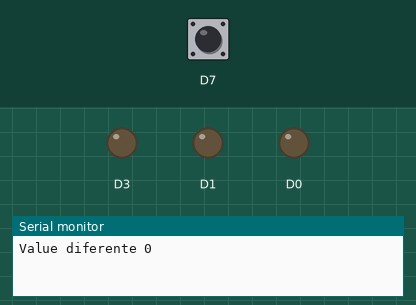
Recording of a sketch running on a simulated ESP8266 (NodeMCU). Parts: output pins drawn as LEDs (lit = HIGH), the last lines printed to the serial monitor. Inputs (shaded band) come from the test bench; at power-on: D7 HIGH. WiFi joins after 1.5 s; servers stay silent unless stated; EEPROM starts erased.

Above: at 0.1 s.
At 4.8 s:
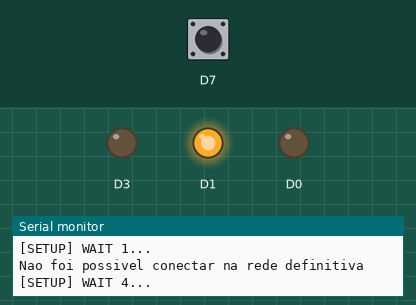
At 39.83 s:
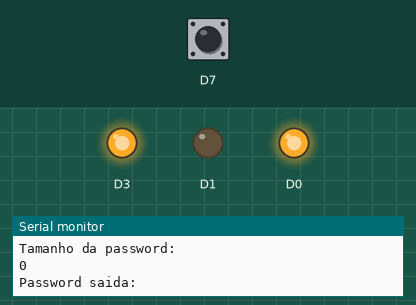
Timing chart, 0 to 40.0 s (numbered marks = the images above):
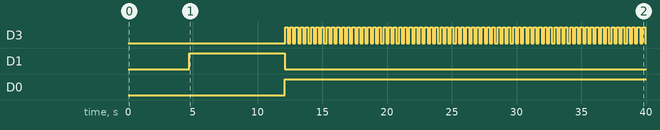

Measured:
- by itself, D3: LOW → HIGH at 12.1 s, → LOW 0.20 s later, → HIGH 0.20 s later, → LOW 0.20 s later, … (140 changes in this stretch)
- by itself, D1: LOW → HIGH at 4.7 s, → LOW 7.4 s later
- by itself, D0: LOW → HIGH at 12.1 s

The sketch:

HttpClient.ino
```cpp
#include <Arduino.h>
#include <string.h>

#include <ESP8266WiFi.h>
//#include <ESP8266WiFiMulti.h>
#include <ESP8266HTTPClient.h>
//#define USE_SERIAL Serial
#include <WiFiClient.h>
#include <EEPROM.h>
#include <ArduinoJson.h>
WiFiClient client;
//ESP8266WiFiMulti WiFiMulti;

//-------------------------------------------------------------------------------------------------------------------------
const char *ssid_new;
const char *password_new;
const char *ssid      = "REP MIXTO QUENTE";              //SSID inicialmente com rede padrão
const char *password  = "advinha32";                     //Password inicialmente com rede padrão
int port = 80;
String serverAddress_http = "http://10.0.0.112";        //Endereço do servidor pelo protocolo HTTP
int set_command = 1;


//-------------------------------------------------------------------------------------------------------------------------
void logica()   //Desenvolver a logica necessária para a aplicação
{
  digitalWrite(D3, HIGH);
  delay(200);
  digitalWrite(D3, LOW);
  delay(200);
}

void standard_connect()
{
   for (uint8_t t = 4; t > 0; t--) {
    Serial.printf("[SETUP] WAIT %d...\n", t);
    Serial.flush();
    delay(800);
  }

  WiFi.mode(WIFI_STA);
  //WiFiMulti.addAP("REP MIXTO QUENTE", "advinha32");
  WiFi.begin(ssid, password);
}

void setup_connect()
{
  switch(set_command)
  {
    case 1:
            if ((WiFi.status() == WL_CONNECTED)) {

            HTTPClient http;

           // Serial.print("[HTTP] begin...\n");
            http.begin(serverAddress_http); //HTTP

           // Serial.print("[HTTP] GET...\n");
            int httpCode = http.GET();

            if (httpCode > 0) {
              // HTTP header has been send and Server response header has been handled
              Serial.printf("[HTTP] GET... code: %d\n", httpCode);

              // file found at server
              if (httpCode == HTTP_CODE_OK) {
                String pay = http.getString();
                //Serial.println("payload em string\n");
                Serial.println(pay);
                DynamicJsonDocument doc(1024);
                deserializeJson(doc, pay);
                ssid_new = doc["username"];
                password_new = doc["password"];
                Serial.println(ssid_new);
                Serial.println(password_new);
                set_command = 2;
                setup_connect();
              }

            }
            else {
              Serial.printf("[HTTP] GET... failed, error: %s\n", http.errorToString(httpCode).c_str());
            }
            http.end();
          }
          delay(10000);
    break;
    case 2:
          ssid = ssid_new;
          password = password_new;
          standard_connect();
          delay(1000);
          if ((WiFi.status() == WL_CONNECTED)) {
            int loop1 = 1;
            int loop2 = 1;
            Serial.println("Apagando buffer da EEPROM\n");
            //eraseEEPROM();
            Serial.println("Escrevendo na EEPROM\n");
            WriteEEPROM(ssid, password);
            Serial.println("Conectado na rede definitiva\n");
            digitalWrite(D1,LOW);
            digitalWrite(D0,HIGH);
            digitalWrite(D4,LOW);
            while(loop2 == 1)
            {
                ReadEEPROM(ssid, password);
                loop2 = 2;
            }
            while(loop1)
            {
               logica();     //Desenvolver a logica necessária para a aplicação

              if ((WiFi.status() == WL_CONNECTED))
                loop1 = 1;
              else
                loop1 = 0;
            }
          }
           else
          {
            Serial.println("Nao foi possivel conectar na rede definitiva\n");
            digitalWrite(D1,HIGH);
            digitalWrite(D0,LOW);
            digitalWrite(D4,LOW);
            standard_connect();
            setup_connect();
            //Liga Red LED
            //Desliga Green LED
            delay(1000);
          }
      break;
  }
}

void setup() {

  Serial.begin(115200);
  EEPROM.begin(1024);
  pinMode(D0, OUTPUT);
  pinMode(D1, OUTPUT);
  pinMode(D3, OUTPUT);
  pinMode(D7, INPUT);
  digitalWrite(D0,LOW);
  digitalWrite(D1,LOW);
  digitalWrite(D3,LOW);
  if(digitalRead(D7) == LOW)
    eraseEEPROM();
  byte value = EEPROM.read(0);
  EEPROM.end();
  if(value == 0)
  {
    Serial.print("Value = 0");
    delay(500);
    standard_connect();
    while(1){
      setup_connect();
    }
  }
   else{
     Serial.print("Value diferente 0");
     delay(500);
     int loop1 = 1;
     ReadEEPROM(ssid, password);
     set_command = 2;
     setup_connect();
    }
}

void loop() {
  // wait for WiFi connection
  //if ((WiFiMulti.run() == WL_CONNECTED)) {
  setup_connect();
}

void eraseEEPROM() {
  EEPROM.begin(1024);
  for (int i = 0; i < 1024; i++) {
    EEPROM.write(i, 0);
  }
  EEPROM.end();
}

void WriteEEPROM(String ssid, String password)
{
  EEPROM.begin(1024);
  int ssidlen = ssid.length();
  int passlen = password.length();

  Serial.println("writing eeprom ssid:");
          for (int i = 0; i < ssidlen; ++i)
            {
              EEPROM.write(i, ssid[i]);
              Serial.print("Wrote: ");
              Serial.println(ssid[i]);
            }

  Serial.println("writing eeprom password:");
          for (int i = 0; i < passlen; ++i)
            {
              EEPROM.write((i+ssidlen), password[i]);
              Serial.print("Wrote: ");
              Serial.println(password[i]);
            }
  EEPROM.end();
}

void ReadEEPROM(String ssid, String password)
{
  EEPROM.begin(1024);
  int ssidlen = ssid.length();
  int passlen = password.length();

  Serial.println("Reading EEPROM ssid");
  String esid;
  for (int i = 0; i < ssidlen; ++i)
    {
      esid += char(EEPROM.read(i));
    }
    //esid.trim();
  Serial.println(esid.length());
  Serial.print("SSID saida: ");
  Serial.println(esid);

  Serial.println("\n");

  Serial.println("Lendo password EEPROM");
  String passq;
  for (int i = (ssidlen); i < (ssidlen+passlen); ++i)
  {
    passq +=char(EEPROM.read(i));
  }
  Serial.println("Tamanho da password: ");
  Serial.println(passq.length());
  Serial.println("Password saida: ");
  Serial.println(passq);
  EEPROM.end();
}
```
